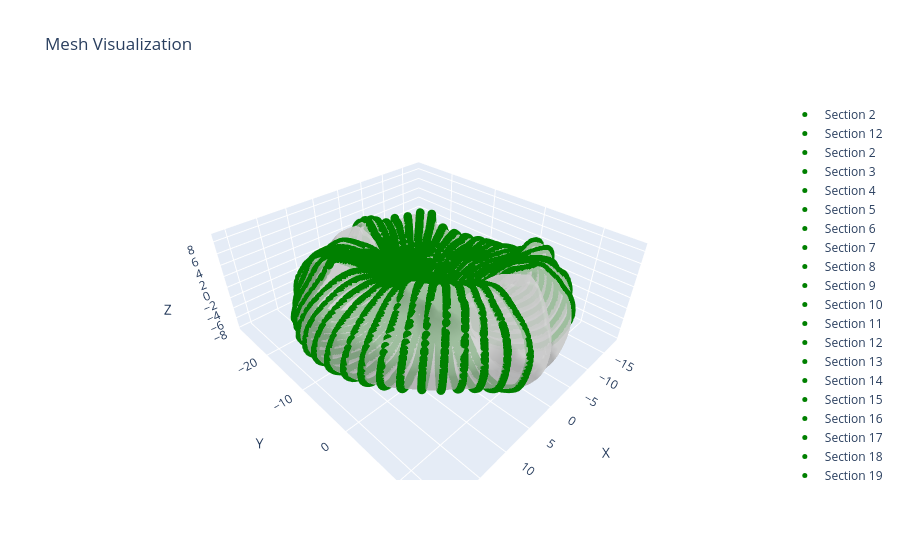

Notebook code for this chart:
### Code cell
## Let's visualise the cross sections on a mesh

mesh_id = "1_2"
import trimesh
meshfile = f"../Meshes/Onion_OBJ/Ac_DA_{mesh_id}.obj"
mesh = trimesh.load(meshfile, force='mesh')

from cross_section_helpers import visualize_mesh, analyze_stomata_mesh

section_points_right, section_points_left, section_traces_left, section_traces_right = analyze_stomata_mesh(meshfile)



tip = section_traces_left[0]
mid_index = len(section_traces_left) // 2
midsection = section_traces_left[mid_index]

### Figure 1 — Plotly figure (JSON) as saved in the notebook; plotly's stock layout.template omitted (floating-point values rounded to 4 significant figures; data arrays with more than 128 entries replaced by an {"elided": "..."} marker saying what was removed)
{"data": [{"color": "lightgray", "i": {"elided": "28730 int values"}, "j": {"elided": "28730 int values"}, "k": {"elided": "28730 int values"}, "name": "Mesh", "opacity": 0.75, "type": "mesh3d", "x": {"elided": "14291 float values"}, "y": {"elided": "14291 float values"}, "z": {"elided": "14291 float values"}}, {"marker": {"color": "green", "size": 5}, "mode": "markers", "name": "Section 2", "type": "scatter3d", "x": {"elided": "183 float values"}, "y": {"elided": "183 float values"}, "z": {"elided": "183 float values"}}, {"marker": {"color": "green", "size": 5}, "mode": "markers", "name": "Section 12", "type": "scatter3d", "x": {"elided": "196 float values"}, "y": {"elided": "196 float values"}, "z": {"elided": "196 float values"}}, {"marker": {"color": "green", "size": 5}, "mode": "markers", "name": "Section 2", "type": "scatter3d", "x": {"elided": "183 float values"}, "y": {"elided": "183 float values"}, "z": {"elided": "183 float values"}}, {"marker": {"color": "green", "size": 5}, "mode": "markers", "name": "Section 3", "type": "scatter3d", "x": {"elided": "188 float values"}, "y": {"elided": "188 float values"}, "z": {"elided": "188 float values"}}, {"marker": {"color": "green", "size": 5}, "mode": "markers", "name": "Section 4", "type": "scatter3d", "x": {"elided": "188 float values"}, "y": {"elided": "188 float values"}, "z": {"elided": "188 float values"}}, {"marker": {"color": "green", "size": 5}, "mode": "markers", "name": "Section 5", "type": "scatter3d", "x": {"elided": "187 float values"}, "y": {"elided": "187 float values"}, "z": {"elided": "187 float values"}}, {"marker": {"color": "green", "size": 5}, "mode": "markers", "name": "Section 6", "type": "scatter3d", "x": {"elided": "197 float values"}, "y": {"elided": "197 float values"}, "z": {"elided": "197 float values"}}, {"marker": {"color": "green", "size": 5}, "mode": "markers", "name": "Section 7", "type": "scatter3d", "x": {"elided": "189 float values"}, "y": {"elided": "189 float values"}, "z": {"elided": "189 float values"}}, {"marker": {"color": "green", "size": 5}, "mode": "markers", "name": "Section 8", "type": "scatter3d", "x": {"elided": "188 float values"}, "y": {"elided": "188 float values"}, "z": {"elided": "188 float values"}}, {"marker": {"color": "green", "size": 5}, "mode": "markers", "name": "Section 9", "type": "scatter3d", "x": {"elided": "187 float values"}, "y": {"elided": "187 float values"}, "z": {"elided": "187 float values"}}, {"marker": {"color": "green", "size": 5}, "mode": "markers", "name": "Section 10", "type": "scatter3d", "x": {"elided": "192 float values"}, "y": {"elided": "192 float values"}, "z": {"elided": "192 float values"}}, {"marker": {"color": "green", "size": 5}, "mode": "markers", "name": "Section 11", "type": "scatter3d", "x": {"elided": "182 float values"}, "y": {"elided": "182 float values"}, "z": {"elided": "182 float values"}}, {"marker": {"color": "green", "size": 5}, "mode": "markers", "name": "Section 12", "type": "scatter3d", "x": {"elided": "196 float values"}, "y": {"elided": "196 float values"}, "z": {"elided": "196 float values"}}, {"marker": {"color": "green", "size": 5}, "mode": "markers", "name": "Section 13", "type": "scatter3d", "x": {"elided": "194 float values"}, "y": {"elided": "194 float values"}, "z": {"elided": "194 float values"}}, {"marker": {"color": "green", "size": 5}, "mode": "markers", "name": "Section 14", "type": "scatter3d", "x": {"elided": "185 float values"}, "y": {"elided": "185 float values"}, "z": {"elided": "185 float values"}}, {"marker": {"color": "green", "size": 5}, "mode": "markers", "name": "Section 15", "type": "scatter3d", "x": {"elided": "197 float values"}, "y": {"elided": "197 float values"}, "z": {"elided": "197 float values"}}, {"marker": {"color": "green", "size": 5}, "mode": "markers", "name": "Section 16", "type": "scatter3d", "x": {"elided": "183 float values"}, "y": {"elided": "183 float values"}, "z": {"elided": "183 float values"}}, {"marker": {"color": "green", "size": 5}, "mode": "markers", "name": "Section 17", "type": "scatter3d", "x": {"elided": "184 float values"}, "y": {"elided": "184 float values"}, "z": {"elided": "184 float values"}}, {"marker": {"color": "green", "size": 5}, "mode": "markers", "name": "Section 18", "type": "scatter3d", "x": {"elided": "183 float values"}, "y": {"elided": "183 float values"}, "z": {"elided": "183 float values"}}, {"marker": {"color": "green", "size": 5}, "mode": "markers", "name": "Section 19", "type": "scatter3d", "x": {"elided": "187 float values"}, "y": {"elided": "187 float values"}, "z": {"elided": "187 float values"}}, {"marker": {"color": "green", "size": 5}, "mode": "markers", "name": "Section 20", "type": "scatter3d", "x": {"elided": "182 float values"}, "y": {"elided": "182 float values"}, "z": {"elided": "182 float values"}}, {"marker": {"color": "green", "size": 5}, "mode": "markers", "name": "Section 21", "type": "scatter3d", "x": {"elided": "188 float values"}, "y": {"elided": "188 float values"}, "z": {"elided": "188 float values"}}, {"marker": {"color": "green", "size": 5}, "mode": "markers", "name": "Section 2", "type": "scatter3d", "x": {"elided": "183 float values"}, "y": {"elided": "183 float values"}, "z": {"elided": "183 float values"}}, {"marker": {"color": "green", "size": 5}, "mode": "markers", "name": "Section 3", "type": "scatter3d", "x": {"elided": "186 float values"}, "y": {"elided": "186 float values"}, "z": {"elided": "186 float values"}}, {"marker": {"color": "green", "size": 5}, "mode": "markers", "name": "Section 4", "type": "scatter3d", "x": {"elided": "187 float values"}, "y": {"elided": "187 float values"}, "z": {"elided": "187 float values"}}, {"marker": {"color": "green", "size": 5}, "mode": "markers", "name": "Section 5", "type": "scatter3d", "x": {"elided": "190 float values"}, "y": {"elided": "190 float values"}, "z": {"elided": "190 float values"}}, {"marker": {"color": "green", "size": 5}, "mode": "markers", "name": "Section 6", "type": "scatter3d", "x": {"elided": "185 float values"}, "y": {"elided": "185 float values"}, "z": {"elided": "185 float values"}}, {"marker": {"color": "green", "size": 5}, "mode": "markers", "name": "Section 7", "type": "scatter3d", "x": {"elided": "195 float values"}, "y": {"elided": "195 float values"}, "z": {"elided": "195 float values"}}, {"marker": {"color": "green", "size": 5}, "mode": "markers", "name": "Section 8", "type": "scatter3d", "x": {"elided": "188 float values"}, "y": {"elided": "188 float values"}, "z": {"elided": "188 float values"}}, {"marker": {"color": "green", "size": 5}, "mode": "markers", "name": "Section 9", "type": "scatter3d", "x": {"elided": "193 float values"}, "y": {"elided": "193 float values"}, "z": {"elided": "193 float values"}}, {"marker": {"color": "green", "size": 5}, "mode": "markers", "name": "Section 10", "type": "scatter3d", "x": {"elided": "189 float values"}, "y": {"elided": "189 float values"}, "z": {"elided": "189 float values"}}, {"marker": {"color": "green", "size": 5}, "mode": "markers", "name": "Section 11", "type": "scatter3d", "x": {"elided": "194 float values"}, "y": {"elided": "194 float values"}, "z": {"elided": "194 float values"}}, {"marker": {"color": "green", "size": 5}, "mode": "markers", "name": "Section 12", "type": "scatter3d", "x": {"elided": "193 float values"}, "y": {"elided": "193 float values"}, "z": {"elided": "193 float values"}}, {"marker": {"color": "green", "size": 5}, "mode": "markers", "name": "Section 13", "type": "scatter3d", "x": {"elided": "198 float values"}, "y": {"elided": "198 float values"}, "z": {"elided": "198 float values"}}, {"marker": {"color": "green", "size": 5}, "mode": "markers", "name": "Section 14", "type": "scatter3d", "x": {"elided": "200 float values"}, "y": {"elided": "200 float values"}, "z": {"elided": "200 float values"}}, {"marker": {"color": "green", "size": 5}, "mode": "markers", "name": "Section 15", "type": "scatter3d", "x": {"elided": "201 float values"}, "y": {"elided": "201 float values"}, "z": {"elided": "201 float values"}}, {"marker": {"color": "green", "size": 5}, "mode": "markers", "name": "Section 16", "type": "scatter3d", "x": {"elided": "199 float values"}, "y": {"elided": "199 float values"}, "z": {"elided": "199 float values"}}, {"marker": {"color": "green", "size": 5}, "mode": "markers", "name": "Section 17", "type": "scatter3d", "x": {"elided": "212 float values"}, "y": {"elided": "212 float values"}, "z": {"elided": "212 float values"}}, {"marker": {"color": "green", "size": 5}, "mode": "markers", "name": "Section 18", "type": "scatter3d", "x": {"elided": "205 float values"}, "y": {"elided": "205 float values"}, "z": {"elided": "205 float values"}}, {"marker": {"color": "green", "size": 5}, "mode": "markers", "name": "Section 19", "type": "scatter3d", "x": {"elided": "196 float values"}, "y": {"elided": "196 float values"}, "z": {"elided": "196 float values"}}, {"marker": {"color": "green", "size": 5}, "mode": "markers", "name": "Section 20", "type": "scatter3d", "x": {"elided": "198 float values"}, "y": {"elided": "198 float values"}, "z": {"elided": "198 float values"}}, {"marker": {"color": "green", "size": 5}, "mode": "markers", "name": "Section 21", "type": "scatter3d", "x": {"elided": "196 float values"}, "y": {"elided": "196 float values"}, "z": {"elided": "196 float values"}}], "layout": {"scene": {"aspectmode": "data", "xaxis": {"title": {"text": "X"}}, "yaxis": {"title": {"text": "Y"}}, "zaxis": {"title": {"text": "Z"}}}, "title": {"text": "Mesh Visualization"}}}
